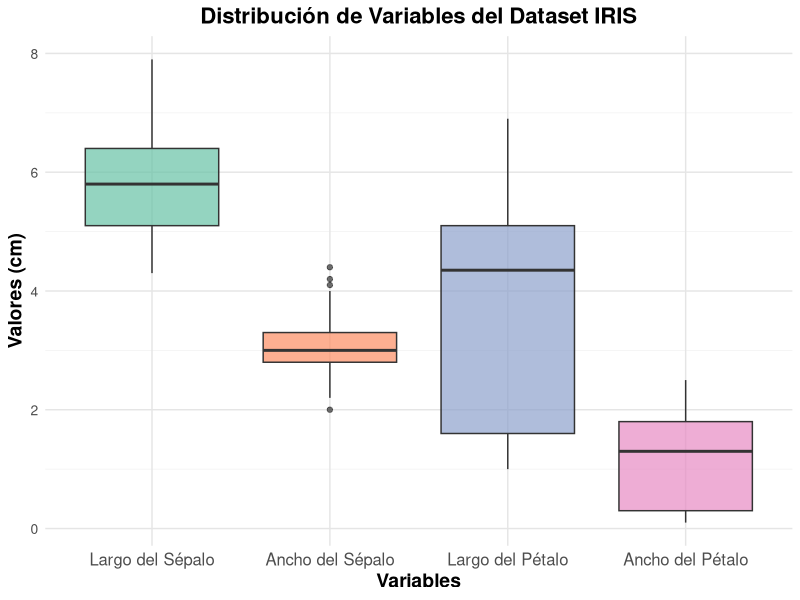

Write the R code that produced this figure.
# Script para generar boxplot con etiquetas horizontales
library(ggplot2)

# Cargar datos
data(iris)

# Crear boxplot con ggplot2 para mejor control de las etiquetas
png("boxplot_variables.png", width=1000, height=600, res=120)

# Convertir datos a formato largo para ggplot2
iris_long <- reshape2::melt(iris[,1:4])

# Crear boxplot con etiquetas horizontales
ggplot(iris_long, aes(x = variable, y = value, fill = variable)) +
  geom_boxplot(alpha = 0.7) +
  labs(title = "Distribución de Variables del Dataset IRIS",
       x = "Variables",
       y = "Valores (cm)",
       fill = "Variables") +
  theme_minimal() +
  theme(
    axis.text.x = element_text(angle = 0, hjust = 0.5, size = 12),
    axis.text.y = element_text(size = 10),
    axis.title = element_text(size = 14, face = "bold"),
    plot.title = element_text(size = 16, face = "bold", hjust = 0.5),
    legend.position = "none",
    panel.grid.major = element_line(color = "gray90"),
    panel.grid.minor = element_line(color = "gray95")
  ) +
  scale_fill_brewer(palette = "Set2") +
  scale_x_discrete(labels = c("Sepal.Length" = "Largo del Sépalo",
                             "Sepal.Width" = "Ancho del Sépalo", 
                             "Petal.Length" = "Largo del Pétalo",
                             "Petal.Width" = "Ancho del Pétalo"))

dev.off()

print("¡Boxplot generado exitosamente con etiquetas horizontales!") 